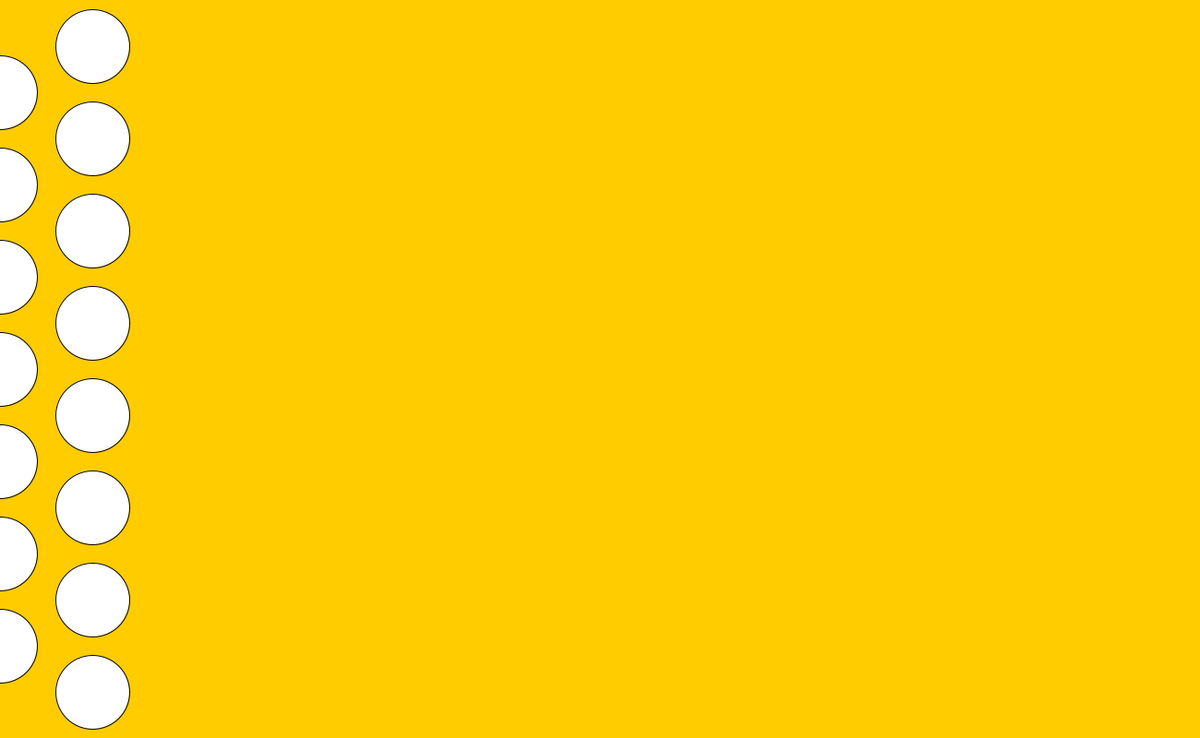
Frame 1 (no input)
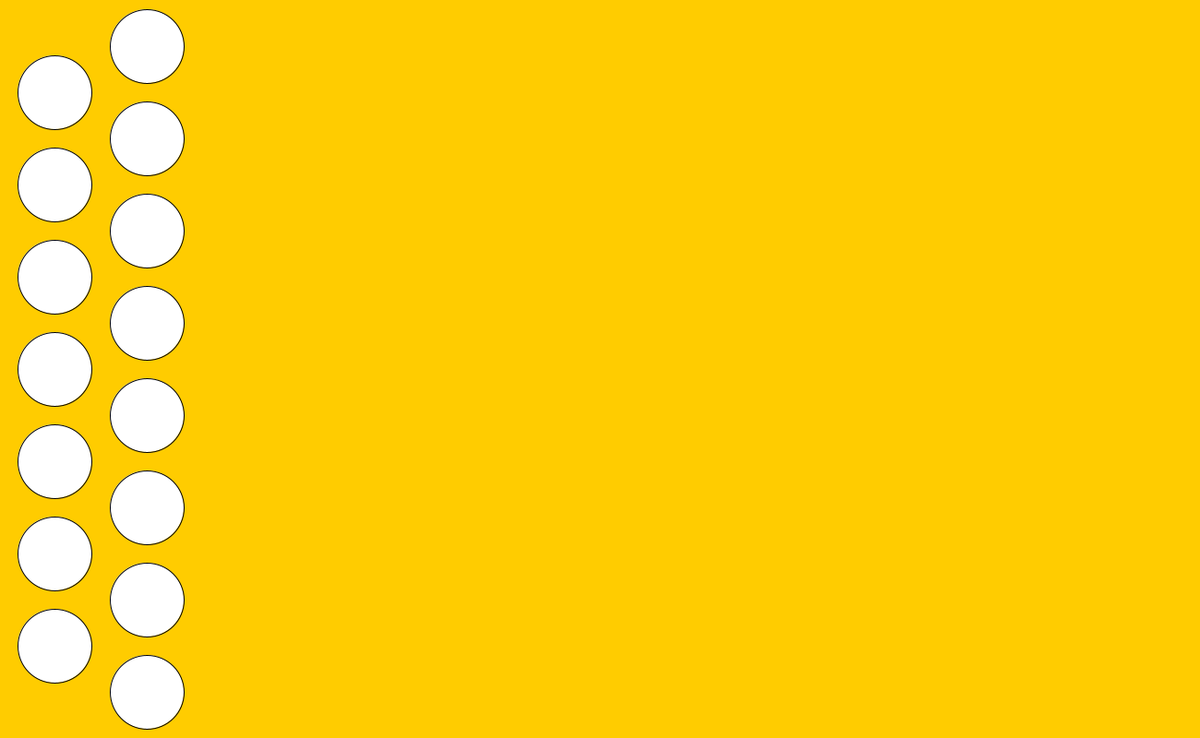
Frame 60 (the mouse pressed at the canvas centre just before this capture)
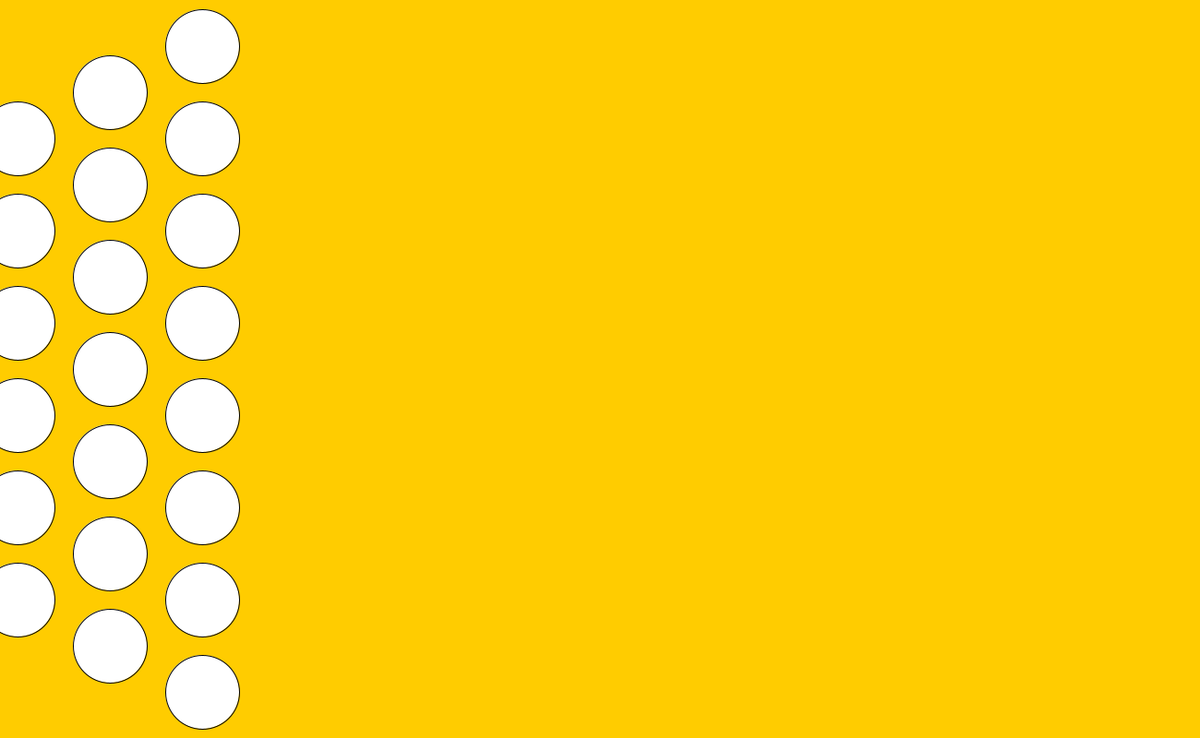
Frame 120 (the mouse held since frame 60 and released just before this capture)

The Processing sketch that drew these frames (run headless with seeded random() and noise(); from frame 60 on, the mouse is pressed at the canvas centre):

// Processing sketch: processing_134715
// ── processing_134715.pde


float x=0;
float y=350;
float s=1;

void setup(){
  size (1300, 800);
}

void draw(){
  background ( 255, 204, 0);
 
 
 for (float i=100; i<800; i = i+100 ){
   ellipse (x, i , 80, 80);
   }
   
 for(float i=50 ; i<800 ; i += 100){
   ellipse (x + 100, i, 80, 80);
 }

    ellipse (x - 100, y, 80, 80);
    ellipse (x - 100, y + 100, 80, 80);
    ellipse (x - 100, y + 200, 80, 80);
    ellipse (x - 100, y + 300, 80, 80);
    ellipse (x - 100, y - 100, 80, 80);
    ellipse (x - 100, y - 200, 80, 80);
    
       ellipse (x - 200, y + 50, 80, 80);
       ellipse (x - 200, y + 150, 80, 80);
       ellipse (x - 200, y + 250, 80, 80);
       ellipse (x - 200, y - 50, 80, 80);
       ellipse (x - 200, y - 150, 80, 80);
       
          ellipse (x - 300, y, 80, 80);
          ellipse (x - 300, y + 100, 80, 80);
          ellipse (x - 300, y + 200, 80, 80);
          ellipse (x - 300, y - 100, 80, 80);
          
        ellipse (x - 400, y + 40, 80, 80);
        ellipse (x - 400, y + 140, 80, 80);
        ellipse (x - 400, y - 60, 80, 80);
        
                ellipse (x - 500, y + 69, 80, 80);
                        ellipse (x - 500, y + 169, 80, 80);










     








 
   /*
   ellipse (x + 100, y, 80, 80);
   ellipse (x + 100, y + 100, 80, 80);
   ellipse (x + 100, y + 200, 80, 80);
   ellipse (x + 100, y + 300, 80, 80);
   ellipse (x + 100, y + 400, 80, 80);
   ellipse (x + 100, y - 100, 80, 80);
   ellipse (x + 100, y - 200, 80, 80);
   ellipse (x + 100, y - 300, 80, 80);
*/




   
   
/* 
  ellipse (x, y , 80, 80);
  ellipse (x, y + 100 , 80, 80);
  ellipse (x, y - 100 , 80, 80);
  ellipse (x, y - 200 , 80, 80);
  ellipse (x, y + 200 , 80, 80);
  ellipse (x, y + 300 , 80, 80);
  ellipse (x, y + 400 , 80, 80);
  ellipse (x, y - 300 , 80, 80);
*/



 
  x = x+s;
  
  if (x > 1350)
  { 
   x = 0;
   s = random(5,40);
  }


}
